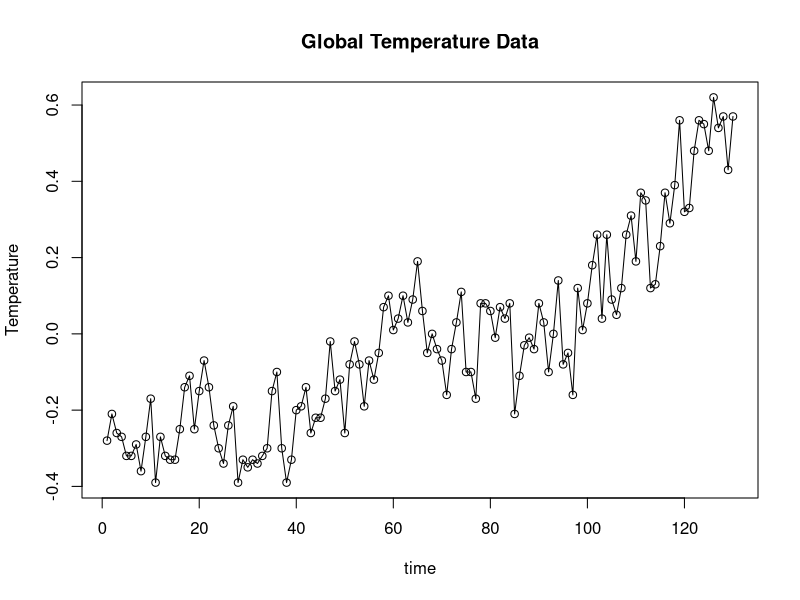
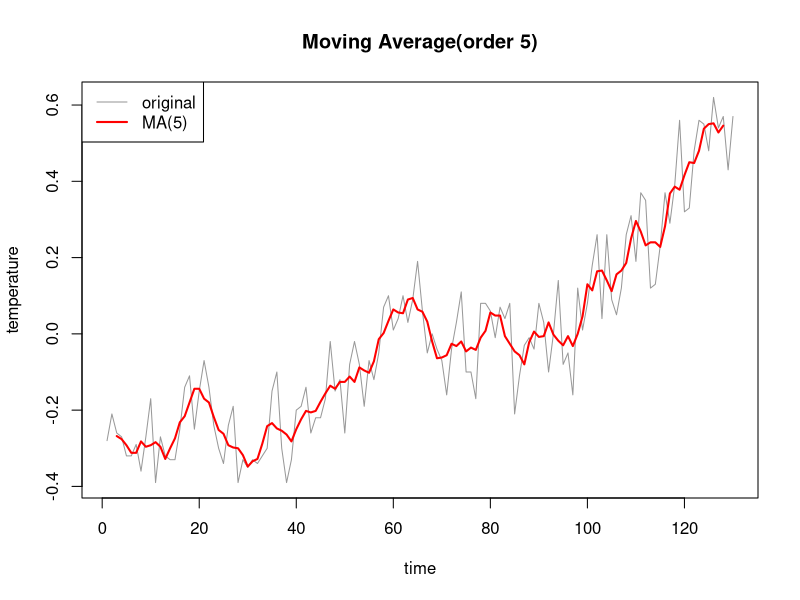
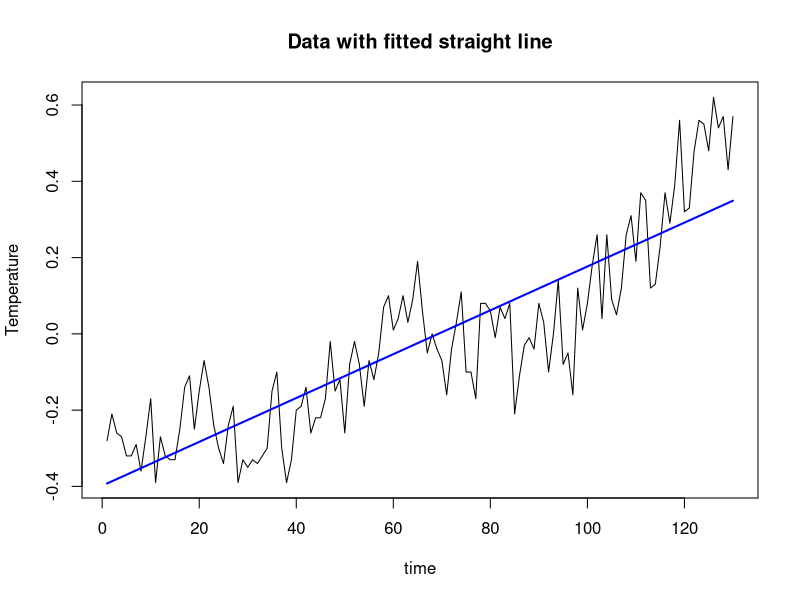
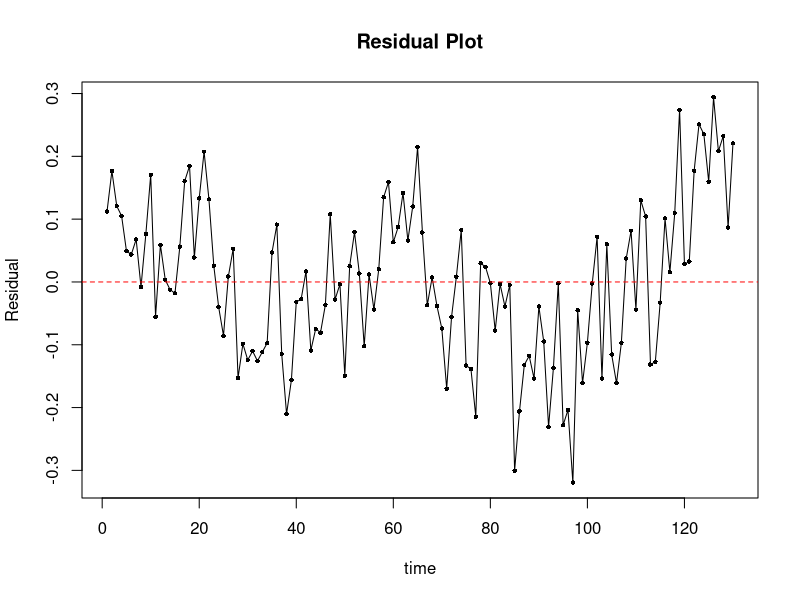
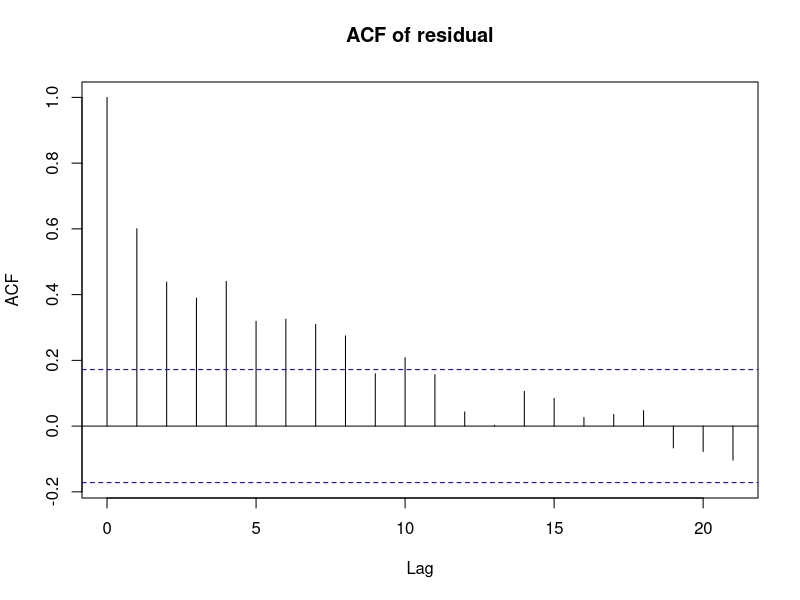
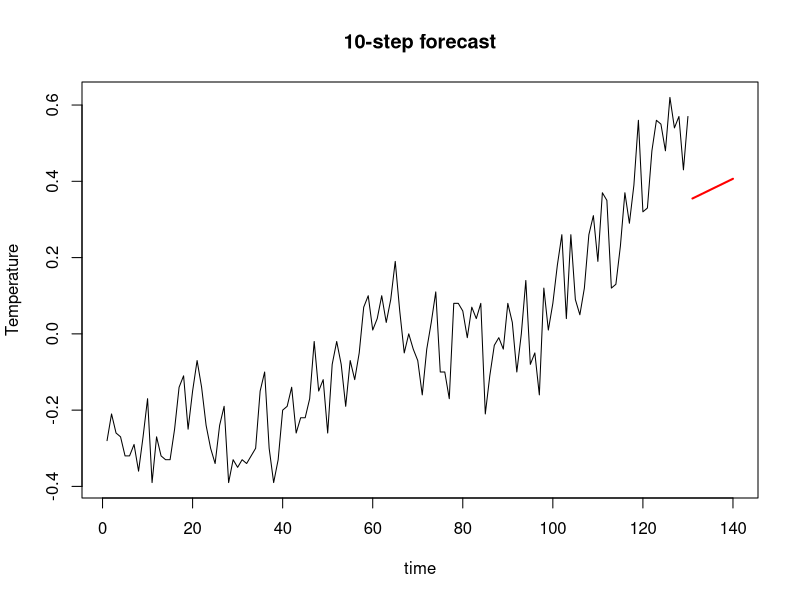

Recreate these plots in R, in order.
#(a)
temp_matrix=matrix(c(
  -0.28,-0.33,-0.19,-0.20,-0.08, 0.06, 0.08,-0.10, 0.09, 0.39,
  -0.21,-0.33,-0.39,-0.19,-0.19,-0.05, 0.06, 0.00, 0.05, 0.56,
  -0.26,-0.25,-0.33,-0.14,-0.07, 0.00,-0.01, 0.14, 0.12, 0.32,
  -0.27,-0.14,-0.35,-0.26,-0.12,-0.04, 0.07,-0.08, 0.26, 0.33,
  -0.32,-0.11,-0.33,-0.22,-0.05,-0.07, 0.04,-0.05, 0.31, 0.48,
  -0.32,-0.25,-0.34,-0.22, 0.07,-0.16, 0.08,-0.16, 0.19, 0.56,
  -0.29,-0.15,-0.32,-0.17, 0.10,-0.04,-0.21, 0.12, 0.37, 0.55,
  -0.36,-0.07,-0.30,-0.02, 0.01, 0.03,-0.11, 0.01, 0.35, 0.48,
  -0.27,-0.14,-0.15,-0.15, 0.04, 0.11,-0.03, 0.08, 0.12, 0.62,
  -0.17,-0.24,-0.10,-0.12, 0.10,-0.10,-0.01, 0.18, 0.13, 0.54,
  -0.39,-0.30,-0.30,-0.26, 0.03,-0.10,-0.04, 0.26, 0.23, 0.57,
  -0.27,-0.34,-0.39,-0.08, 0.09,-0.17, 0.08, 0.04, 0.37, 0.43,
  -0.32,-0.24,-0.33,-0.02, 0.19, 0.08, 0.03, 0.26, 0.29, 0.57
), nrow=13, ncol=10, byrow= TRUE)
x= as.vector(temp_matrix)
n= length(x)
t=1:n
plot(t,x,type="o",
     main="Global Temperature Data",xlab="time",ylab="Temperature")
#(b)
ma_5=stats::filter(x,rep(1/5, 5), sides=2)
plot(t,x,type="l",col="grey60",
     main="Moving Average(order 5)",xlab="time",ylab="temperature")
lines(t,ma_5,col="red",lwd=2)
legend("topleft",legend=c("original","MA(5)"),
       col=c("grey60","red"),lty=1,lwd=c(1,2))
#(c)
fit=lm(x~t)
a=coef(fit)[1]
b=coef(fit)[2]
cat("a =",a,"\n")
cat("b =",b,"\n")
m_hat=a+b*t
plot(t,x,type="l",main="Data with fitted straight line",
     xlab="time",ylab="Temperature")
lines(t,m_hat,col="blue",lwd=2)
#(d)
res=x-m_hat
plot(t,res,typ="o",pch=16,cex=0.6,
     main="Residual Plot",xlab="time",ylab="Residual")
abline(h=0,col="red",lty=2)
acf(res,main="ACF of residual")
Box.test(res,lag=10,type="Ljung-Box")
#(e)
t_new=(n+1):(n+10)
forecast=a+b*t_new
print(data.frame(t=t_new,forecast=forecast))
plot(c(t,t_new),c(x,rep(NA,10)),type="l",
     xlim=c(1,n+10),ylim=range(c(x,forecast)),
     main="10-step forecast",xlab="time",ylab="Temperature")
lines(t_new,forecast,col="red",lwd=2)
